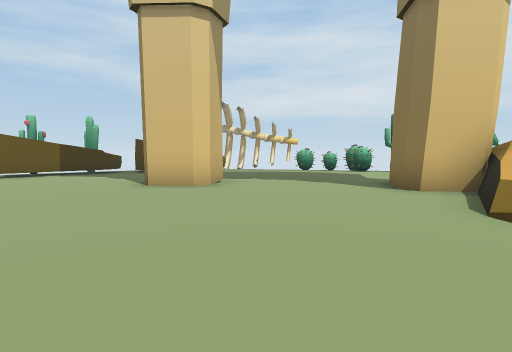
view 1 (above)

21 first-person views from a walk through a 3-D level made in the Unity game engine. The camera is 1.4 m above the floor, tilts 4° down and sees 75° across. The floor is counted in squares, 2 m on a side. Each view is taken from the middle of a square. On the plan, view 1 faces up. The plan holds only what a view shows up to about 10 squares ahead; the rest is blank. The place goes on beyond the plan. The player is left out.

view 2
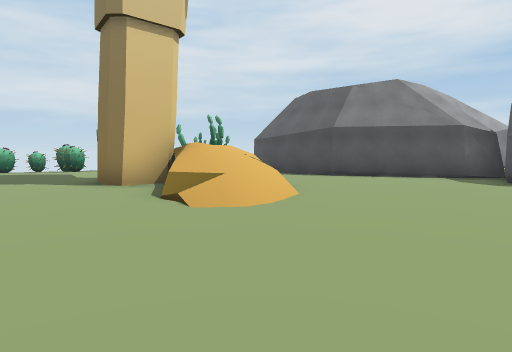

view 3
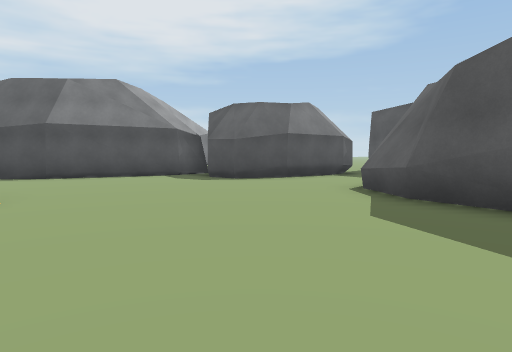

view 4
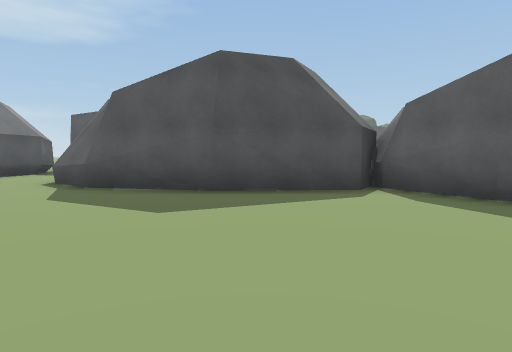

view 5
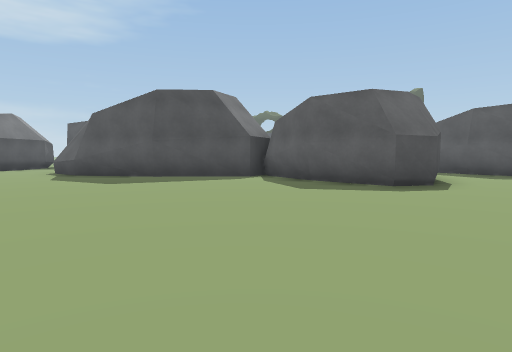

view 6
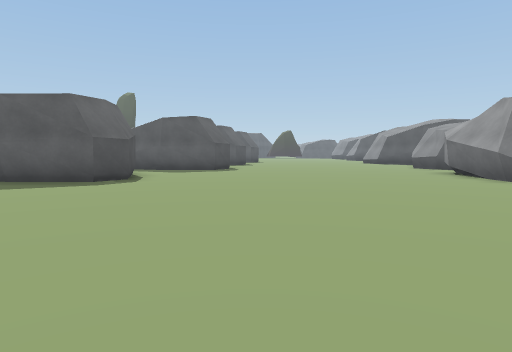

view 7
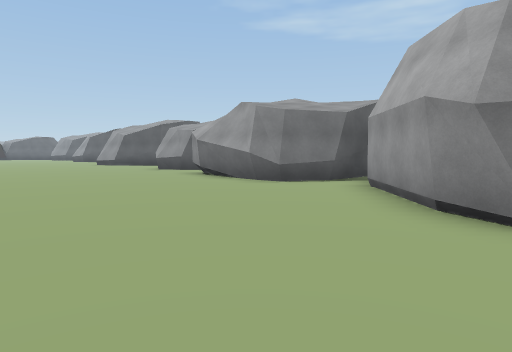

view 8
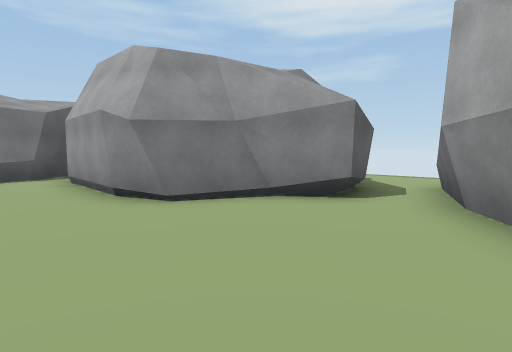

view 9
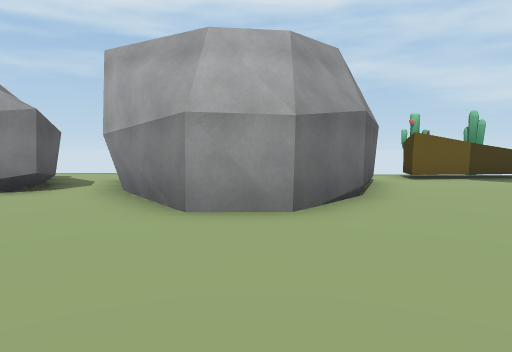

view 10
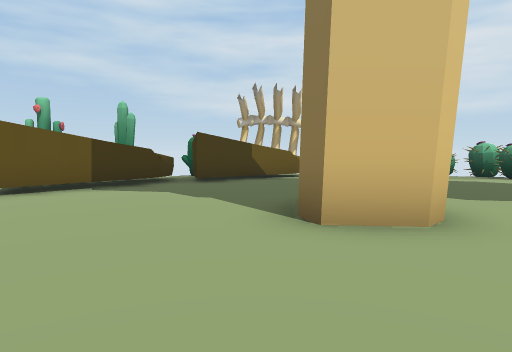

view 11
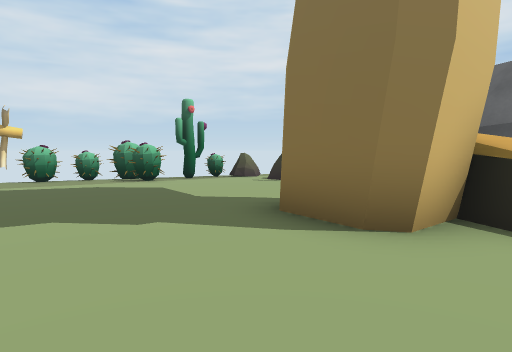

view 12
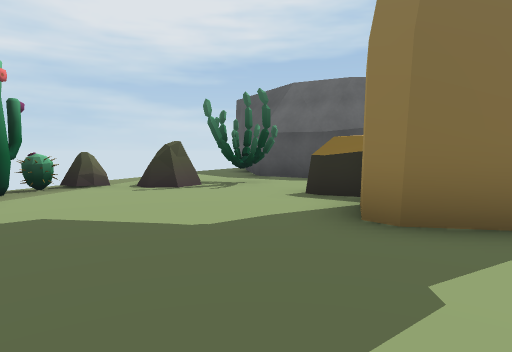

view 13
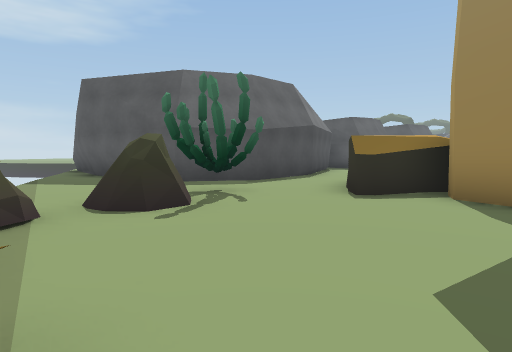

view 14
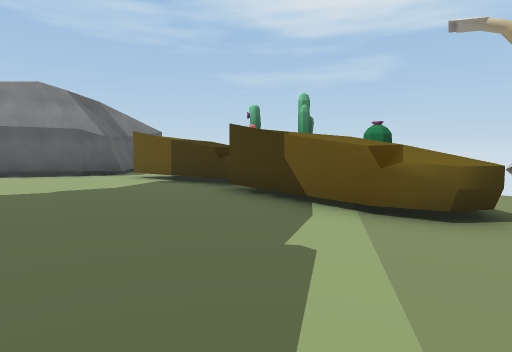

view 15
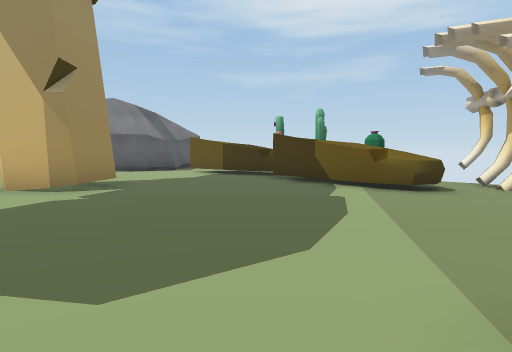

view 16
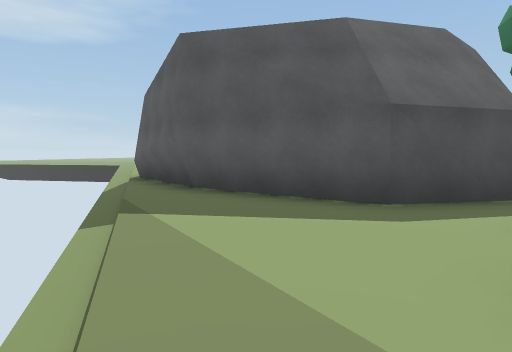

view 17
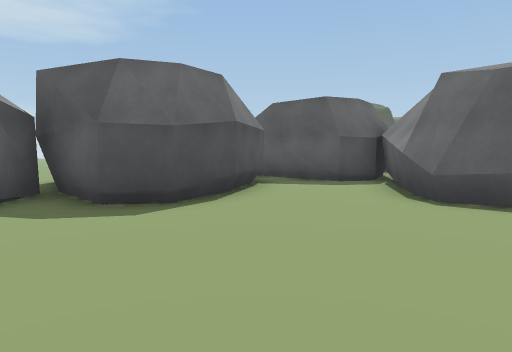

view 18
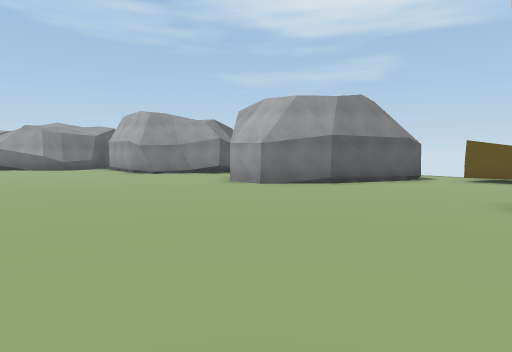

view 19
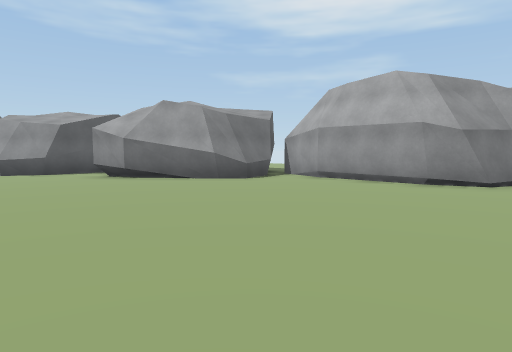

view 20
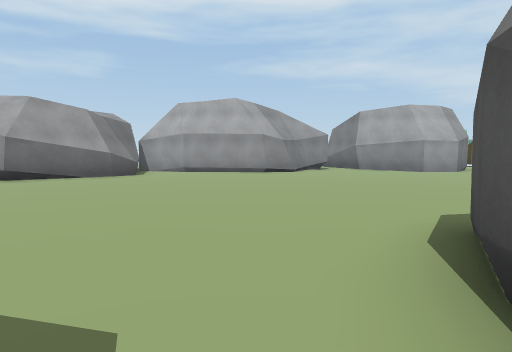

view 21
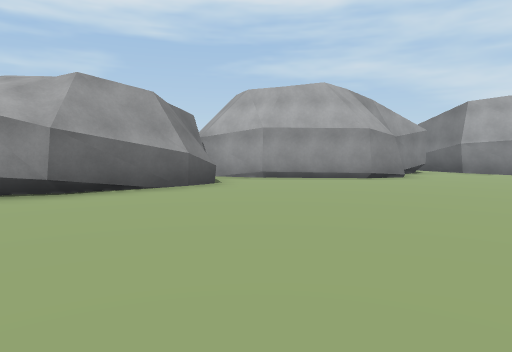

### Floor plan
Key: @ floor where view 1 was taken; # wall or solid block; . main floor; - floor 0.25 m lower than the main floor; : floor 2 m higher than the main floor; / step, stairs or slope; = window, fence, low wall or low ledge; ^ raised ledge; P plant; R rock; O other object.
Columns run from 15 left of view 1 to 16 right of it. Each row starts with its distance up from view 1.
 16           O  ^-- #
 15           O  ^----PP
 14           ####...-----
 13          ###.......P.PR/
 12         ##............/..//
 11        ##.............RR...//
 10        .#.............RO....../
  9        ......#........OO.#######
  8        #.....##......#..##
  7        #..........##/:..#
  6        ##.........##//..#
  5         #..........// ..##
  4 ..###   #.........=//....#
  3 ....#####.........///....#
  2    #.....................##
  1    #......................##
  0    #...........@.........###
 -1    ##....................#
 -2    ##....................#
 -3   ##.....................##
 -4 ###................####...#
 -5 #.................##  ##.###
 -6 ##...............##    ###
 -7  ##.........######      #
 -8   #.........#   #
 -9  ##.........#
-10  #..........
-11  ............

Positions as (right, up) in squares from view 1, and headings:
1: (0, 0), facing up
2: (0, -1), facing up-right
3: (0, -1), facing right
4: (-2, -1), facing down-right
5: (-6, 0), facing down-right
6: (-7, 1), facing down
7: (-7, -1), facing down-left
8: (-6, 0), facing left
9: (-4, 0), facing up-left
10: (-3, 4), facing up
11: (0, 5), facing up-right
12: (0, 9), facing right
13: (3, 13), facing down-right
14: (2, 13), facing left
15: (5, 12), facing left
16: (8, 13), facing down-right
17: (5, 2), facing down-right
18: (3, 3), facing left
19: (-4, -6), facing left
20: (-3, -11), facing up-left
21: (-7, -11), facing up-left
